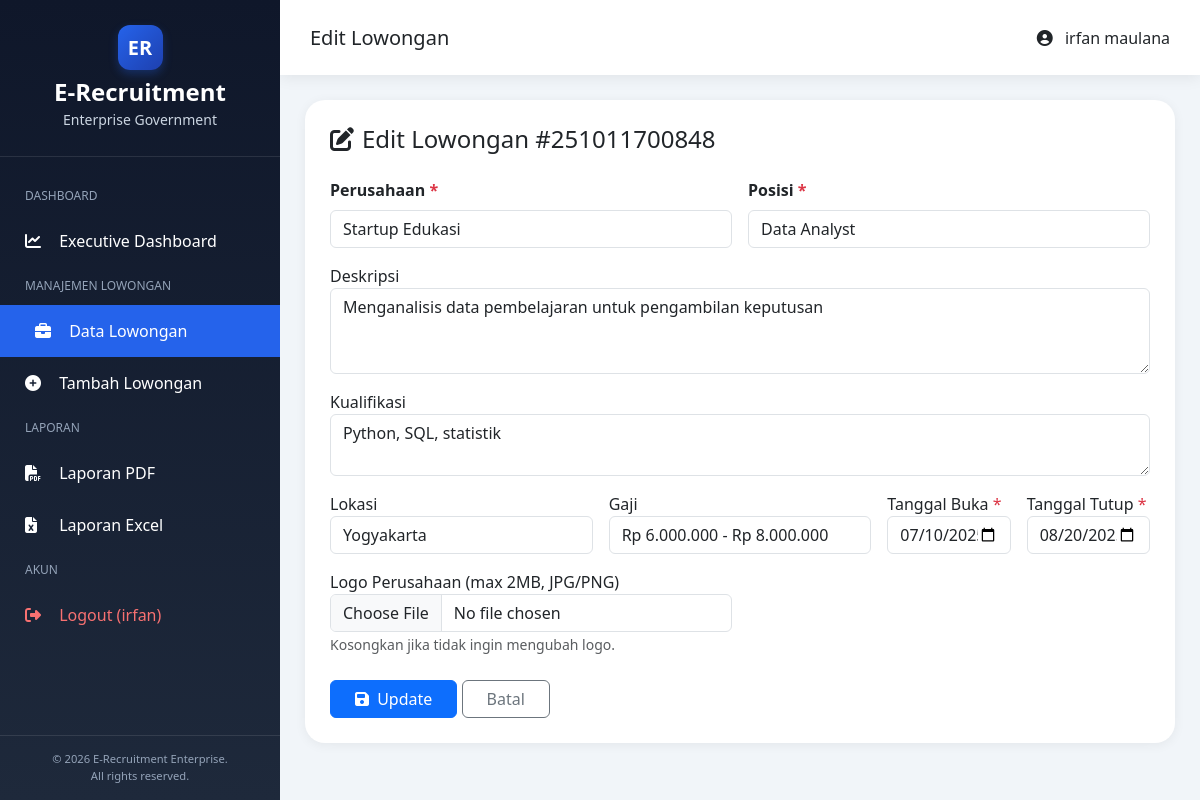
The app's page /index.php?page=lowongan_edit&id=251011700848 (signed in) with its own data.
### tables this page shows
CREATE TABLE `lowongan` (
  `id` bigint(20) NOT NULL,
  `perusahaan` varchar(100) NOT NULL,
  `posisi` varchar(100) NOT NULL,
  `deskripsi` text NOT NULL,
  `kualifikasi` text NOT NULL,
  `lokasi` varchar(100) NOT NULL,
  `gaji` varchar(50) DEFAULT NULL,
  `tanggal_buka` date NOT NULL,
  `tanggal_tutup` date NOT NULL,
  `gambar_perusahaan` varchar(255) DEFAULT NULL,
  `created_at` timestamp NOT NULL DEFAULT current_timestamp(),
  `updated_at` timestamp NOT NULL DEFAULT current_timestamp() ON UPDATE current_timestamp()
);

### config/Database.php (called while the page is built)
<?php
class Database {
    private static $instance = null;
    private $conn;
    private $host = 'localhost';
    private $dbname = 'db_uas_lowongan';
    private $user = 'root';
    private $pass = '';
    private function __construct() {
        try {
            $this->conn = new PDO(
                "mysql:host=$this->host;dbname=$this->dbname;charset=utf8",
                $this->user,
                $this->pass
            );
            $this->conn->setAttribute(PDO::ATTR_ERRMODE, PDO::ERRMODE_EXCEPTION);
        } catch (PDOException $e) {
            die("Koneksi database gagal: " . $e->getMessage());
        }
    }
    public static function getInstance() {
        if (self::$instance === null) {
            self::$instance = new Database();
        }
        return self::$instance;
    }
    public function getConnection() {
        return $this->conn;
    }
}

### models/Lowongan.php (called while the page is built, shortened)
<?php
require_once __DIR__ . '/../config/Database.php';
class Lowongan {
    private $conn;
    private $table = 'lowongan';
    public function __construct() {
        $database = Database::getInstance();
        $this->conn = $database->getConnection();
    }
    public function getById($id) {
        $stmt = $this->conn->prepare("SELECT * FROM {$this->table} WHERE id = :id");
        $stmt->bindParam(':id', $id, PDO::PARAM_INT);
        $stmt->execute();
        return $stmt->fetch(PDO::FETCH_ASSOC);
    }
}

### views/lowongan/edit.php (the view, shortened to what this page needs)
<?php
include __DIR__ . '/../header.php';
?>
<div class="panel">
    <h4 class="mb-4"><i class="fa fa-pen-to-square me-2"></i>Edit Lowongan #<?= $lowongan['id'] ?></h4>
    <form method="post" enctype="multipart/form-data" action="index.php?page=lowongan_edit&id=<?= $lowongan['id'] ?>">
        <div class="row g-3">
            <div class="col-md-6">
                <label class="form-label fw-semibold">Perusahaan <span class="text-danger">*</span></label>
                <input type="text" name="perusahaan" class="form-control" value="<?= htmlspecialchars($_POST['perusahaan'] ?? $lowongan['perusahaan']) ?>" required>
            </div>
            <div class="col-md-6">
                <label class="form-label fw-semibold">Posisi <span class="text-danger">*</span></label>
                <input type="text" name="posisi" class="form-control" value="<?= htmlspecialchars($_POST['posisi'] ?? $lowongan['posisi']) ?>" required>
            </div>
            <div class="col-12">
                <label>Deskripsi</label>
                <textarea name="deskripsi" class="form-control" rows="3"><?= htmlspecialchars($_POST['deskripsi'] ?? $lowongan['deskripsi']) ?></textarea>
            </div>
            <div class="col-12">
                <label>Kualifikasi</label>
                <textarea name="kualifikasi" class="form-control" rows="2"><?= htmlspecialchars($_POST['kualifikasi'] ?? $lowongan['kualifikasi']) ?></textarea>
            </div>
            <div class="col-md-4">
                <label>Lokasi</label>
                <input type="text" name="lokasi" class="form-control" value="<?= htmlspecialchars($_POST['lokasi'] ?? $lowongan['lokasi']) ?>">
            </div>
            <div class="col-md-4">
                <label>Gaji</label>
                <input type="text" name="gaji" class="form-control" value="<?= htmlspecialchars($_POST['gaji'] ?? $lowongan['gaji']) ?>">
            </div>
            <div class="col-md-2">
                <label>Tanggal Buka <span class="text-danger">*</span></label>
                <input type="date" name="tanggal_buka" class="form-control" value="<?= $_POST['tanggal_buka'] ?? $lowongan['tanggal_buka'] ?>" required>
            </div>
            <div class="col-md-2">
                <label>Tanggal Tutup <span class="text-danger">*</span></label>
                <input type="date" name="tanggal_tutup" class="form-control" value="<?= $_POST['tanggal_tutup'] ?? $lowongan['tanggal_tutup'] ?>" required>
            </div>
            <div class="col-md-6">
                <label>Logo Perusahaan (max 2MB, JPG/PNG)</label>
                <input type="file" name="gambar" class="form-control">
                <small class="text-muted">Kosongkan jika tidak ingin mengubah logo.</small>
            </div>
            <div class="col-12 mt-4">
                <button type="submit" class="btn btn-primary px-4"><i class="fa fa-save me-1"></i> Update</button>
                <a href="index.php?page=lowongan" class="btn btn-outline-secondary px-4">Batal</a>
            </div>
        </div>
    </form>
</div>
<?php include __DIR__ . '/../footer.php'; ?>

### views/header.php (style rules this page uses)
:root { --primary:#0f172a; --secondary:#1e293b; --accent:#2563eb; --gold:#f59e0b; --success:#10b981; --danger:#ef4444; --bg:#f1f5f9; }
body { background: var(--bg); font-family: 'Segoe UI', sans-serif; margin-left: 280px; transition: margin-left 0.3s; }
.panel { background: white; border-radius: 20px; padding: 25px; box-shadow: 0 2px 12px rgba(0,0,0,.06); margin-bottom: 25px; }

### records on screen
lowongan: id "251011700848", perusahaan "Startup Edukasi", posisi "Data Analyst", deskripsi "Menganalisis data pembelajaran untuk pengambilan keputusan", kualifikasi "Python, SQL, statistik", lokasi "Yogyakarta", gaji "Rp 6.000.000 - Rp 8.000.000", tanggal_buka "07/10/2025", tanggal_tutup "08/20/2025"

### other values on screen
$_SESSION['username'] "irfan"
$pageTitle "Edit Lowongan"
$_SESSION['nama'] "irfan maulana"
